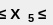
                    <widget class="QWidget" name="widget_10" native="true">
                     <property name="geometry">
                      <rect>
                       <x>72</x>
                       <y>0</y>
                       <width>53</width>
                       <height>25</height>
                      </rect>
                     </property>
                     <property name="sizePolicy">
                      <sizepolicy hsizetype="Fixed" vsizetype="Fixed">
                       <horstretch>0</horstretch>
                       <verstretch>0</verstretch>
                      </sizepolicy>
                     </property>
                     <widget class="QLabel" name="label_14">
                      <property name="geometry">
                       <rect>
                        <x>28</x>
                        <y>8</y>
                        <width>20</width>
                        <height>21</height>
                       </rect>
                      </property>
                      <property name="font">
                       <font>
                        <family>Segoe UI</family>
                        <pointsize>8</pointsize>
                        <weight>75</weight>
                        <bold>true</bold>
                       </font>
                      </property>
                      <property name="text">
                       <string>5</string>
                      </property>
                     </widget>
                     <widget class="QLabel" name="label_15">
                      <property name="geometry">
                       <rect>
                        <x>-2</x>
                        <y>-2</y>
                        <width>31</width>
                        <height>31</height>
                       </rect>
                      </property>
                      <property name="font">
                       <font>
                        <family>Segoe UI</family>
                        <pointsize>11</pointsize>
                        <weight>75</weight>
                        <bold>true</bold>
                       </font>
                      </property>
                      <property name="text">
                       <string>≤ X</string>
                      </property>
                     </widget>
                     <widget class="QLabel" name="label_16">
                      <property name="geometry">
                       <rect>
                        <x>38</x>
                        <y>-2</y>
                        <width>16</width>
                        <height>31</height>
                       </rect>
                      </property>
                      <property name="font">
                       <font>
                        <family>Segoe UI</family>
                        <pointsize>11</pointsize>
                        <weight>75</weight>
                        <bold>true</bold>
                       </font>
                      </property>
                      <property name="text">
                       <string>≤</string>
                      </property>
                     </widget>
                    </widget>
